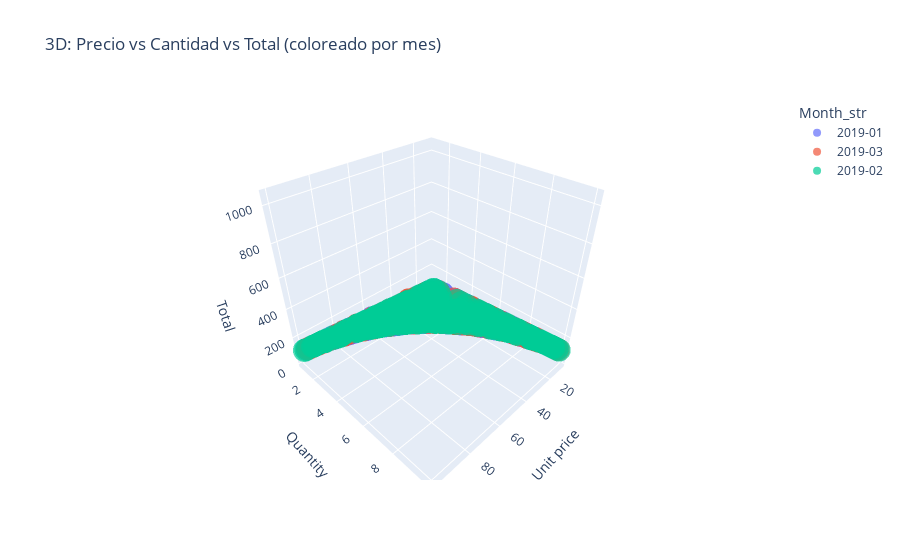

Notebook source saved alongside this figure:
### Markdown cell above
### Color por mes (usando Month como categoría de color) (posible descarte...)
Podriamos ver:  
- Si en un mes específico aumentan las compras grandes (alta cantidad y total).

- Cambios en el tipo de productos preferidos (más caros o más baratos según el mes).

- Comportamientos de temporada (como mayor volumen en marzo, por ejemplo).

### Code cell
df['Month_str'] = df['Month'].astype(str)

fig = px.scatter_3d(
    df,
    x='Unit price',
    y='Quantity',
    z='Total',
    color='Month_str',
    title='3D: Precio vs Cantidad vs Total (coloreado por mes)',
    opacity=0.7
)

fig.show()

### Figure 1 — Plotly figure (JSON) as saved in the notebook; plotly's stock layout.template omitted (floating-point values rounded to 4 significant figures; data arrays with more than 128 entries replaced by an {"elided": "..."} marker saying what was removed)
{"data": [{"hovertemplate": "Month_str=2019-01<br>Unit price=%{x}<br>Quantity=%{y}<br>Total=%{z}<extra></extra>", "legendgroup": "2019-01", "marker": {"color": "#636efa", "opacity": 0.7, "symbol": "circle"}, "mode": "markers", "name": "2019-01", "scene": "scene", "showlegend": true, "type": "scatter3d", "x": {"elided": "352 float values"}, "y": {"elided": "352 int values"}, "z": {"elided": "352 float values"}}, {"hovertemplate": "Month_str=2019-03<br>Unit price=%{x}<br>Quantity=%{y}<br>Total=%{z}<extra></extra>", "legendgroup": "2019-03", "marker": {"color": "#EF553B", "opacity": 0.7, "symbol": "circle"}, "mode": "markers", "name": "2019-03", "scene": "scene", "showlegend": true, "type": "scatter3d", "x": {"elided": "345 float values"}, "y": {"elided": "345 int values"}, "z": {"elided": "345 float values"}}, {"hovertemplate": "Month_str=2019-02<br>Unit price=%{x}<br>Quantity=%{y}<br>Total=%{z}<extra></extra>", "legendgroup": "2019-02", "marker": {"color": "#00cc96", "opacity": 0.7, "symbol": "circle"}, "mode": "markers", "name": "2019-02", "scene": "scene", "showlegend": true, "type": "scatter3d", "x": {"elided": "303 float values"}, "y": {"elided": "303 int values"}, "z": {"elided": "303 float values"}}], "layout": {"legend": {"title": {"text": "Month_str"}, "tracegroupgap": 0}, "scene": {"domain": {"x": [0, 1], "y": [0, 1]}, "xaxis": {"title": {"text": "Unit price"}}, "yaxis": {"title": {"text": "Quantity"}}, "zaxis": {"title": {"text": "Total"}}}, "title": {"text": "3D: Precio vs Cantidad vs Total (coloreado por mes)"}}}
